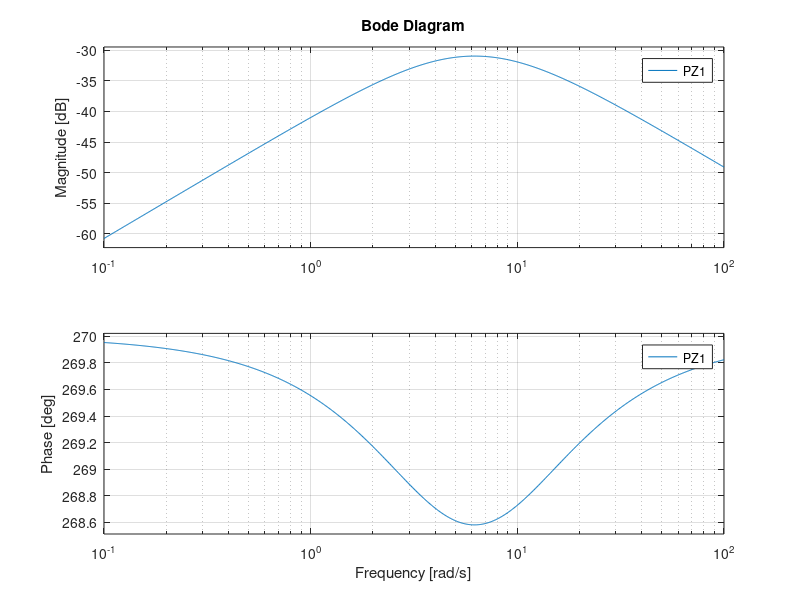

This figure's MATLAB source:
s = tf('s');
PZ1 = ((-1.43e-3)*(6.4*s)/((-0.026*s^2)+(8e-3*s)+1));
PZ2 = ((-1.43e-3)*(0.64*s)/((-0.000256*s^2)+(8e-4*s)+1));
BP1 = ((1.113*s)/((1+(0.00182*s))*(1+(0.0000795*s))));
BP2 = ((1.122*s)/((1+(0.001122*s))*(1+(1e-7*s))));

SUM =(PZ1+PZ2+BP1+BP2);

figure();
bode(PZ1);
grid on;

title('');